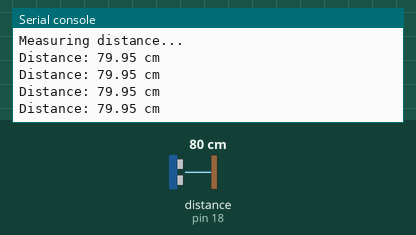
Simulated run of this program. Board: MicroPython board. Shown: the last lines printed to the serial console. The test bench sets the inputs (shaded band); at power-on: distance to the obstacle (sensor on pin 18) 80 cm. The echo pulse lasts 58.3 µs per cm.

Above: at 3.2 s.
3.3 s: distance to the obstacle (sensor on pin 18) set to 2 cm
At 5.51 s:
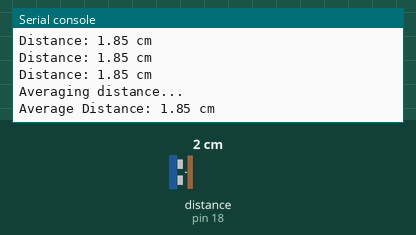
6.3 s: distance to the obstacle (sensor on pin 18) set to 4 cm
At 13.32 s:
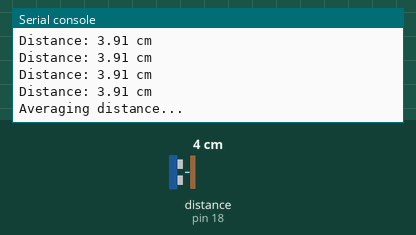
Timing chart, 0 to 13.8 s (numbered marks = the images above; inputs shaded):
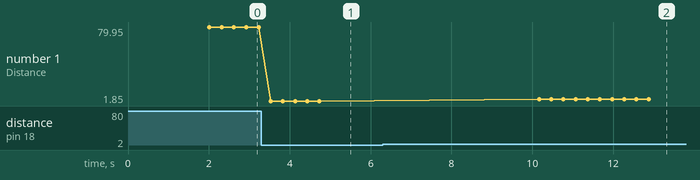

Measured:
- after the input at 3.3 s, the serial console: prints a new line after 0.23 s (image 1)
- after the input at 6.3 s, the serial console: prints a new line after 0.37 s (image 2)
- plotted number 1: 79.95 → 1.85 after the input at 3.3 s, 1.85 → 3.91 after the input at 6.3 s

The program:

main.py
```python
import utime

from lib.ultrasonic_distance_sensor import UltraSonicDistanceSensor

# Initialize the sensor
print("Initializing UltraSonic Distance Sensor...")
sensor = UltraSonicDistanceSensor(trigger_pin=19, echo_pin=18)

# Main loop
delay = 0.3
while True:
    print("Measuring distance...")
    for i in range(10):
        distance = sensor.measure_distance()
        print(f"Distance: {distance:.2f} cm")
        utime.sleep(delay)

    print("Averaging distance...")
    for i in range(10):
        avg_distance = sensor.average_distance()
        print(f"Average Distance: {avg_distance:.2f} cm")
        utime.sleep(delay)

    utime.sleep(delay)
```

ultrasonic_distance_sensor.py
```python
from machine import Pin, time_pulse_us
import utime

__SOUND_SPEED = 0.0343  # cm / us


class UltraSonicDistanceSensor:
    def __init__(self, trigger_pin, echo_pin, settle_time=2):
        self.trigger = Pin(trigger_pin, Pin.OUT)
        self.echo = Pin(echo_pin, Pin.IN)
        self.trigger.low()
        if settle_time > 0:
            utime.sleep(settle_time)  # Allow time for sensor to settle

    def measure_distance(self, verbose=False):
        global __SOUND_SPEED
        # Trigger pulse
        self.trigger.value(1)
        utime.sleep_us(10)
        self.trigger.value(0)

        if verbose:
            print("Waiting for echo to go high")

        while not self.echo.value():
            pass

        if verbose:
            print("Waiting for echo to go low")

        echo_start = utime.ticks_us()
        while self.echo.value():
            pass
        echo_end = utime.ticks_us()

        echo_duration = utime.ticks_diff(echo_end, echo_start) // 2
        distance = echo_duration * __SOUND_SPEED

        if verbose:
            print("Echo duration:", echo_duration)

        return distance

    def average_distance(self, samples=3, delay_ms=60):
        total = 0
        for _ in range(samples):
            total += self.measure_distance(verbose=False)
            utime.sleep_ms(delay_ms)
        return total / samples
```
